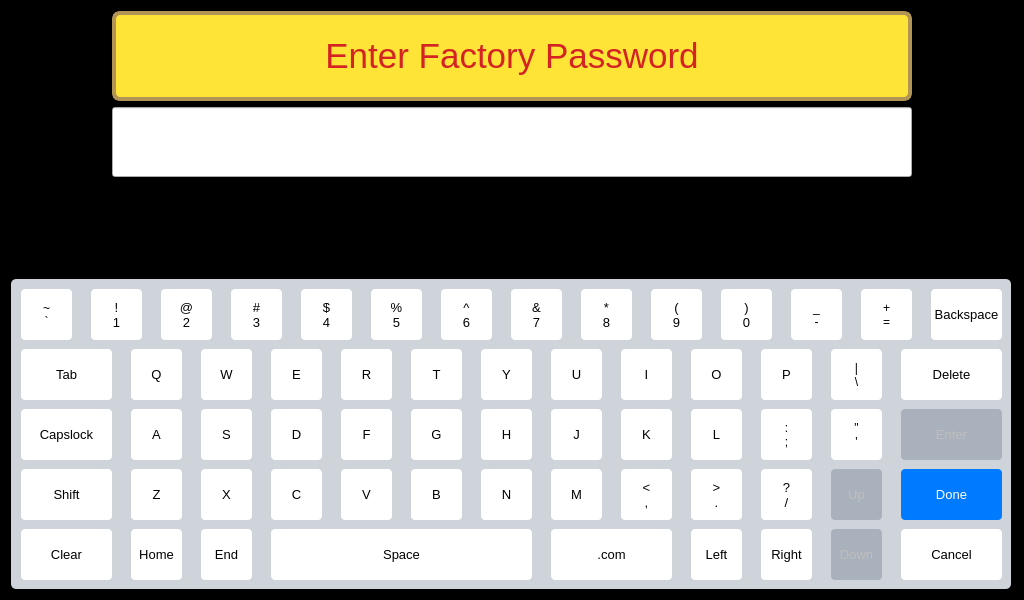
<?xml version="1.0" encoding="UTF-8"?>
<ui version="4.0">
 <class>KeyboardWidget</class>
 <widget class="QWidget" name="KeyboardWidget">
  <property name="geometry">
   <rect>
    <x>0</x>
    <y>0</y>
    <width>1024</width>
    <height>600</height>
   </rect>
  </property>
  <property name="sizePolicy">
   <sizepolicy hsizetype="Fixed" vsizetype="Fixed">
    <horstretch>0</horstretch>
    <verstretch>0</verstretch>
   </sizepolicy>
  </property>
  <property name="minimumSize">
   <size>
    <width>1024</width>
    <height>600</height>
   </size>
  </property>
  <property name="maximumSize">
   <size>
    <width>1024</width>
    <height>600</height>
   </size>
  </property>
  <property name="windowTitle">
   <string>Form</string>
  </property>
  <property name="styleSheet">
   <string notr="true">QWidget#KeyboardWidget {
background-color: black;
}</string>
  </property>
  <layout class="QVBoxLayout" name="verticalLayout">
   <item>
    <layout class="QHBoxLayout" name="horizontalLayout">
     <item>
      <spacer name="horizontalSpacer">
       <property name="orientation">
        <enum>Qt::Horizontal</enum>
       </property>
       <property name="sizeHint" stdset="0">
        <size>
         <width>40</width>
         <height>20</height>
        </size>
       </property>
      </spacer>
     </item>
     <item>
      <widget class="QLabel" name="Label">
       <property name="minimumSize">
        <size>
         <width>800</width>
         <height>90</height>
        </size>
       </property>
       <property name="maximumSize">
        <size>
         <width>16777215</width>
         <height>90</height>
        </size>
       </property>
       <property name="font">
        <font>
         <pointsize>26</pointsize>
        </font>
       </property>
       <property name="styleSheet">
        <string notr="true">background: rgb(255, 228, 56);
border: 4px solid rgb(178, 149, 84);
border-radius: 8px;
color: rgb(212, 35, 35);</string>
       </property>
       <property name="text">
        <string>Enter Factory Password</string>
       </property>
       <property name="alignment">
        <set>Qt::AlignCenter</set>
       </property>
      </widget>
     </item>
     <item>
      <spacer name="horizontalSpacer_2">
       <property name="orientation">
        <enum>Qt::Horizontal</enum>
       </property>
       <property name="sizeHint" stdset="0">
        <size>
         <width>40</width>
         <height>20</height>
        </size>
       </property>
      </spacer>
     </item>
    </layout>
   </item>
   <item>
    <layout class="QHBoxLayout" name="horizontalLayout_2">
     <item>
      <spacer name="horizontalSpacer_3">
       <property name="orientation">
        <enum>Qt::Horizontal</enum>
       </property>
       <property name="sizeHint" stdset="0">
        <size>
         <width>40</width>
         <height>20</height>
        </size>
       </property>
      </spacer>
     </item>
     <item>
      <widget class="QLineEdit" name="lineEdit">
       <property name="minimumSize">
        <size>
         <width>800</width>
         <height>70</height>
        </size>
       </property>
       <property name="maximumSize">
        <size>
         <width>16777215</width>
         <height>70</height>
        </size>
       </property>
       <property name="font">
        <font>
         <pointsize>26</pointsize>
        </font>
       </property>
       <property name="styleSheet">
        <string notr="true">padding: 0 18px;</string>
       </property>
      </widget>
     </item>
     <item>
      <spacer name="horizontalSpacer_4">
       <property name="orientation">
        <enum>Qt::Horizontal</enum>
       </property>
       <property name="sizeHint" stdset="0">
        <size>
         <width>40</width>
         <height>20</height>
        </size>
       </property>
      </spacer>
     </item>
    </layout>
   </item>
   <item>
    <spacer name="verticalSpacer">
     <property name="orientation">
      <enum>Qt::Vertical</enum>
     </property>
     <property name="sizeHint" stdset="0">
      <size>
       <width>20</width>
       <height>87</height>
      </size>
     </property>
    </spacer>
   </item>
   <item>
    <widget class="QWidget" name="keyboard" native="true">
     <property name="minimumSize">
      <size>
       <width>1000</width>
       <height>310</height>
      </size>
     </property>
     <property name="maximumSize">
      <size>
       <width>1000</width>
       <height>310</height>
      </size>
     </property>
     <property name="font">
      <font>
       <pointsize>10</pointsize>
      </font>
     </property>
     <property name="focusPolicy">
      <enum>Qt::NoFocus</enum>
     </property>
     <property name="styleSheet">
      <string notr="true">QWidget#keyboard {
background-color: rgb(207, 212, 218);
border-radius: 5px;
}

QPushButton {
background-color: white;
border-radius: 4px;
}

QPushButton:hover {
background-color: rgb(233, 233, 233);
}

QPushButton::checked {
background-color: lightgreen;
}

QPushButton:disabled {
background-color: rgb(169, 177, 188);
}</string>
     </property>
     <widget class="QPushButton" name="key_tab">
      <property name="geometry">
       <rect>
        <x>10</x>
        <y>70</y>
        <width>91</width>
        <height>51</height>
       </rect>
      </property>
      <property name="font">
       <font>
        <pointsize>10</pointsize>
       </font>
      </property>
      <property name="focusPolicy">
       <enum>Qt::NoFocus</enum>
      </property>
      <property name="text">
       <string>Tab</string>
      </property>
     </widget>
     <widget class="QPushButton" name="key_capslock">
      <property name="geometry">
       <rect>
        <x>10</x>
        <y>130</y>
        <width>91</width>
        <height>51</height>
       </rect>
      </property>
      <property name="font">
       <font>
        <pointsize>10</pointsize>
       </font>
      </property>
      <property name="focusPolicy">
       <enum>Qt::NoFocus</enum>
      </property>
      <property name="text">
       <string>Capslock</string>
      </property>
      <property name="checkable">
       <bool>true</bool>
      </property>
     </widget>
     <widget class="QPushButton" name="key_shift">
      <property name="geometry">
       <rect>
        <x>10</x>
        <y>190</y>
        <width>91</width>
        <height>51</height>
       </rect>
      </property>
      <property name="font">
       <font>
        <pointsize>10</pointsize>
       </font>
      </property>
      <property name="focusPolicy">
       <enum>Qt::NoFocus</enum>
      </property>
      <property name="text">
       <string>Shift</string>
      </property>
      <property name="checkable">
       <bool>true</bool>
      </property>
     </widget>
     <widget class="QPushButton" name="key_clear">
      <property name="geometry">
       <rect>
        <x>10</x>
        <y>250</y>
        <width>91</width>
        <height>51</height>
       </rect>
      </property>
      <property name="font">
       <font>
        <pointsize>10</pointsize>
       </font>
      </property>
      <property name="focusPolicy">
       <enum>Qt::NoFocus</enum>
      </property>
      <property name="text">
       <string>Clear</string>
      </property>
     </widget>
     <widget class="QPushButton" name="key_1">
      <property name="geometry">
       <rect>
        <x>80</x>
        <y>10</y>
        <width>51</width>
        <height>51</height>
       </rect>
      </property>
      <property name="font">
       <font>
        <pointsize>10</pointsize>
       </font>
      </property>
      <property name="focusPolicy">
       <enum>Qt::NoFocus</enum>
      </property>
      <property name="text">
       <string>!
1</string>
      </property>
     </widget>
     <widget class="QPushButton" name="key_2">
      <property name="geometry">
       <rect>
        <x>150</x>
        <y>10</y>
        <width>51</width>
        <height>51</height>
       </rect>
      </property>
      <property name="font">
       <font>
        <pointsize>10</pointsize>
       </font>
      </property>
      <property name="focusPolicy">
       <enum>Qt::NoFocus</enum>
      </property>
      <property name="text">
       <string>@
2</string>
      </property>
     </widget>
     <widget class="QPushButton" name="key_3">
      <property name="geometry">
       <rect>
        <x>220</x>
        <y>10</y>
        <width>51</width>
        <height>51</height>
       </rect>
      </property>
      <property name="font">
       <font>
        <pointsize>10</pointsize>
       </font>
      </property>
      <property name="focusPolicy">
       <enum>Qt::NoFocus</enum>
      </property>
      <property name="text">
       <string>#
3</string>
      </property>
     </widget>
     <widget class="QPushButton" name="key_4">
      <property name="geometry">
       <rect>
        <x>290</x>
        <y>10</y>
        <width>51</width>
        <height>51</height>
       </rect>
      </property>
      <property name="font">
       <font>
        <pointsize>10</pointsize>
       </font>
      </property>
      <property name="focusPolicy">
       <enum>Qt::NoFocus</enum>
      </property>
      <property name="text">
       <string>$
4</string>
      </property>
     </widget>
     <widget class="QPushButton" name="key_5">
      <property name="geometry">
       <rect>
        <x>360</x>
        <y>10</y>
        <width>51</width>
        <height>51</height>
       </rect>
      </property>
      <property name="font">
       <font>
        <pointsize>10</pointsize>
       </font>
      </property>
      <property name="focusPolicy">
       <enum>Qt::NoFocus</enum>
      </property>
      <property name="text">
       <string>%
5</string>
      </property>
     </widget>
     <widget class="QPushButton" name="key_6">
      <property name="geometry">
       <rect>
        <x>430</x>
        <y>10</y>
        <width>51</width>
        <height>51</height>
       </rect>
      </property>
      <property name="font">
       <font>
        <pointsize>10</pointsize>
       </font>
      </property>
      <property name="focusPolicy">
       <enum>Qt::NoFocus</enum>
      </property>
      <property name="text">
       <string>^
6</string>
      </property>
     </widget>
     <widget class="QPushButton" name="key_7">
      <property name="geometry">
       <rect>
        <x>500</x>
        <y>10</y>
        <width>51</width>
        <height>51</height>
       </rect>
      </property>
      <property name="font">
       <font>
        <pointsize>10</pointsize>
       </font>
      </property>
      <property name="focusPolicy">
       <enum>Qt::NoFocus</enum>
      </property>
      <property name="text">
       <string>&amp;&amp;
7</string>
      </property>
     </widget>
     <widget class="QPushButton" name="key_8">
      <property name="geometry">
       <rect>
        <x>570</x>
        <y>10</y>
        <width>51</width>
        <height>51</height>
       </rect>
      </property>
      <property name="font">
       <font>
        <pointsize>10</pointsize>
       </font>
      </property>
      <property name="focusPolicy">
       <enum>Qt::NoFocus</enum>
      </property>
      <property name="text">
       <string>*
8</string>
      </property>
     </widget>
     <widget class="QPushButton" name="key_9">
      <property name="geometry">
       <rect>
        <x>640</x>
        <y>10</y>
        <width>51</width>
        <height>51</height>
       </rect>
      </property>
      <property name="font">
       <font>
        <pointsize>10</pointsize>
       </font>
      </property>
      <property name="focusPolicy">
       <enum>Qt::NoFocus</enum>
      </property>
      <property name="text">
       <string>(
9</string>
      </property>
     </widget>
     <widget class="QPushButton" name="key_0">
      <property name="geometry">
       <rect>
        <x>710</x>
        <y>10</y>
        <width>51</width>
        <height>51</height>
       </rect>
      </property>
      <property name="font">
       <font>
        <pointsize>10</pointsize>
       </font>
      </property>
      <property name="focusPolicy">
       <enum>Qt::NoFocus</enum>
      </property>
      <property name="text">
       <string>)
0</string>
      </property>
     </widget>
     <widget class="QPushButton" name="key_backspace">
      <property name="geometry">
       <rect>
        <x>920</x>
        <y>10</y>
        <width>71</width>
        <height>51</height>
       </rect>
      </property>
      <property name="font">
       <font>
        <pointsize>10</pointsize>
       </font>
      </property>
      <property name="focusPolicy">
       <enum>Qt::NoFocus</enum>
      </property>
      <property name="text">
       <string>Backspace</string>
      </property>
     </widget>
     <widget class="QPushButton" name="key_q">
      <property name="geometry">
       <rect>
        <x>120</x>
        <y>70</y>
        <width>51</width>
        <height>51</height>
       </rect>
      </property>
      <property name="font">
       <font>
        <pointsize>10</pointsize>
       </font>
      </property>
      <property name="focusPolicy">
       <enum>Qt::NoFocus</enum>
      </property>
      <property name="text">
       <string>Q</string>
      </property>
     </widget>
     <widget class="QPushButton" name="key_w">
      <property name="geometry">
       <rect>
        <x>190</x>
        <y>70</y>
        <width>51</width>
        <height>51</height>
       </rect>
      </property>
      <property name="font">
       <font>
        <pointsize>10</pointsize>
       </font>
      </property>
      <property name="focusPolicy">
       <enum>Qt::NoFocus</enum>
      </property>
      <property name="text">
       <string>W</string>
      </property>
     </widget>
     <widget class="QPushButton" name="key_e">
      <property name="geometry">
       <rect>
        <x>260</x>
        <y>70</y>
        <width>51</width>
        <height>51</height>
       </rect>
      </property>
      <property name="font">
       <font>
        <pointsize>10</pointsize>
       </font>
      </property>
      <property name="focusPolicy">
       <enum>Qt::NoFocus</enum>
      </property>
      <property name="text">
       <string>E</string>
      </property>
     </widget>
     <widget class="QPushButton" name="key_r">
      <property name="geometry">
       <rect>
        <x>330</x>
        <y>70</y>
        <width>51</width>
        <height>51</height>
       </rect>
      </property>
      <property name="font">
       <font>
        <pointsize>10</pointsize>
       </font>
      </property>
      <property name="focusPolicy">
       <enum>Qt::NoFocus</enum>
      </property>
      <property name="text">
       <string>R</string>
      </property>
     </widget>
     <widget class="QPushButton" name="key_t">
      <property name="geometry">
       <rect>
        <x>400</x>
        <y>70</y>
        <width>51</width>
        <height>51</height>
       </rect>
      </property>
      <property name="font">
       <font>
        <pointsize>10</pointsize>
       </font>
      </property>
      <property name="focusPolicy">
       <enum>Qt::NoFocus</enum>
      </property>
      <property name="text">
       <string>T</string>
      </property>
     </widget>
     <widget class="QPushButton" name="key_y">
      <property name="geometry">
       <rect>
        <x>470</x>
        <y>70</y>
        <width>51</width>
        <height>51</height>
       </rect>
      </property>
      <property name="font">
       <font>
        <pointsize>10</pointsize>
       </font>
      </property>
      <property name="focusPolicy">
       <enum>Qt::NoFocus</enum>
      </property>
      <property name="text">
       <string>Y</string>
      </property>
     </widget>
     <widget class="QPushButton" name="key_u">
      <property name="geometry">
       <rect>
        <x>540</x>
        <y>70</y>
        <width>51</width>
        <height>51</height>
       </rect>
      </property>
      <property name="font">
       <font>
        <pointsize>10</pointsize>
       </font>
      </property>
      <property name="focusPolicy">
       <enum>Qt::NoFocus</enum>
      </property>
      <property name="text">
       <string>U</string>
      </property>
     </widget>
     <widget class="QPushButton" name="key_i">
      <property name="geometry">
       <rect>
        <x>610</x>
        <y>70</y>
        <width>51</width>
        <height>51</height>
       </rect>
      </property>
      <property name="font">
       <font>
        <pointsize>10</pointsize>
       </font>
      </property>
      <property name="focusPolicy">
       <enum>Qt::NoFocus</enum>
      </property>
      <property name="text">
       <string>I</string>
      </property>
     </widget>
     <widget class="QPushButton" name="key_o">
      <property name="geometry">
       <rect>
        <x>680</x>
        <y>70</y>
        <width>51</width>
        <height>51</height>
       </rect>
      </property>
      <property name="font">
       <font>
        <pointsize>10</pointsize>
       </font>
      </property>
      <property name="focusPolicy">
       <enum>Qt::NoFocus</enum>
      </property>
      <property name="text">
       <string>O</string>
      </property>
     </widget>
     <widget class="QPushButton" name="key_p">
      <property name="geometry">
       <rect>
        <x>750</x>
        <y>70</y>
        <width>51</width>
        <height>51</height>
       </rect>
      </property>
      <property name="font">
       <font>
        <pointsize>10</pointsize>
       </font>
      </property>
      <property name="focusPolicy">
       <enum>Qt::NoFocus</enum>
      </property>
      <property name="text">
       <string>P</string>
      </property>
     </widget>
     <widget class="QPushButton" name="key_a">
      <property name="geometry">
       <rect>
        <x>120</x>
        <y>130</y>
        <width>51</width>
        <height>51</height>
       </rect>
      </property>
      <property name="font">
       <font>
        <pointsize>10</pointsize>
       </font>
      </property>
      <property name="focusPolicy">
       <enum>Qt::NoFocus</enum>
      </property>
      <property name="text">
       <string>A</string>
      </property>
     </widget>
     <widget class="QPushButton" name="key_s">
      <property name="geometry">
       <rect>
        <x>190</x>
        <y>130</y>
        <width>51</width>
        <height>51</height>
       </rect>
      </property>
      <property name="font">
       <font>
        <pointsize>10</pointsize>
       </font>
      </property>
      <property name="focusPolicy">
       <enum>Qt::NoFocus</enum>
      </property>
      <property name="text">
       <string>S</string>
      </property>
     </widget>
     <widget class="QPushButton" name="key_d">
      <property name="geometry">
       <rect>
        <x>260</x>
        <y>130</y>
        <width>51</width>
        <height>51</height>
       </rect>
      </property>
      <property name="font">
       <font>
        <pointsize>10</pointsize>
       </font>
      </property>
      <property name="focusPolicy">
       <enum>Qt::NoFocus</enum>
      </property>
      <property name="text">
       <string>D</string>
      </property>
     </widget>
     <widget class="QPushButton" name="key_f">
      <property name="geometry">
       <rect>
        <x>330</x>
        <y>130</y>
        <width>51</width>
        <height>51</height>
       </rect>
      </property>
      <property name="font">
       <font>
        <pointsize>10</pointsize>
       </font>
      </property>
      <property name="focusPolicy">
       <enum>Qt::NoFocus</enum>
      </property>
      <property name="text">
       <string>F</string>
      </property>
     </widget>
     <widget class="QPushButton" name="key_g">
      <property name="geometry">
       <rect>
        <x>400</x>
        <y>130</y>
        <width>51</width>
        <height>51</height>
       </rect>
      </property>
      <property name="font">
       <font>
        <pointsize>10</pointsize>
       </font>
      </property>
      <property name="focusPolicy">
       <enum>Qt::NoFocus</enum>
      </property>
      <property name="text">
       <string>G</string>
      </property>
     </widget>
     <widget class="QPushButton" name="key_h">
      <property name="geometry">
       <rect>
        <x>470</x>
        <y>130</y>
        <width>51</width>
        <height>51</height>
       </rect>
      </property>
      <property name="font">
       <font>
        <pointsize>10</pointsize>
       </font>
      </property>
      <property name="focusPolicy">
       <enum>Qt::NoFocus</enum>
      </property>
      <property name="text">
       <string>H</string>
      </property>
     </widget>
     <widget class="QPushButton" name="key_j">
      <property name="geometry">
       <rect>
        <x>540</x>
        <y>130</y>
        <width>51</width>
        <height>51</height>
       </rect>
      </property>
      <property name="font">
       <font>
        <pointsize>10</pointsize>
       </font>
      </property>
      <property name="focusPolicy">
       <enum>Qt::NoFocus</enum>
      </property>
      <property name="text">
       <string>J</string>
      </property>
     </widget>
     <widget class="QPushButton" name="key_k">
      <property name="geometry">
       <rect>
        <x>610</x>
        <y>130</y>
        <width>51</width>
        <height>51</height>
       </rect>
      </property>
      <property name="font">
       <font>
        <pointsize>10</pointsize>
       </font>
      </property>
      <property name="focusPolicy">
       <enum>Qt::NoFocus</enum>
      </property>
      <property name="text">
       <string>K</string>
      </property>
     </widget>
     <widget class="QPushButton" name="key_l">
      <property name="geometry">
       <rect>
        <x>680</x>
        <y>130</y>
        <width>51</width>
        <height>51</height>
       </rect>
      </property>
      <property name="font">
       <font>
        <pointsize>10</pointsize>
       </font>
      </property>
      <property name="focusPolicy">
       <enum>Qt::NoFocus</enum>
      </property>
      <property name="text">
       <string>L</string>
      </property>
     </widget>
     <widget class="QPushButton" name="key_z">
      <property name="geometry">
       <rect>
        <x>120</x>
        <y>190</y>
        <width>51</width>
        <height>51</height>
       </rect>
      </property>
      <property name="font">
       <font>
        <pointsize>10</pointsize>
       </font>
      </property>
      <property name="focusPolicy">
       <enum>Qt::NoFocus</enum>
      </property>
      <property name="text">
       <string>Z</string>
      </property>
     </widget>
     <widget class="QPushButton" name="key_x">
      <property name="geometry">
       <rect>
        <x>190</x>
        <y>190</y>
        <width>51</width>
        <height>51</height>
       </rect>
      </property>
      <property name="font">
       <font>
        <pointsize>10</pointsize>
       </font>
      </property>
      <property name="focusPolicy">
       <enum>Qt::NoFocus</enum>
      </property>
      <property name="text">
       <string>X</string>
      </property>
     </widget>
     <widget class="QPushButton" name="key_c">
      <property name="geometry">
       <rect>
        <x>260</x>
        <y>190</y>
        <width>51</width>
        <height>51</height>
       </rect>
      </property>
      <property name="font">
       <font>
        <pointsize>10</pointsize>
       </font>
      </property>
      <property name="focusPolicy">
       <enum>Qt::NoFocus</enum>
      </property>
      <property name="text">
       <string>C</string>
      </property>
     </widget>
     <widget class="QPushButton" name="key_v">
      <property name="geometry">
       <rect>
        <x>330</x>
        <y>190</y>
        <width>51</width>
        <height>51</height>
       </rect>
      </property>
      <property name="font">
       <font>
        <pointsize>10</pointsize>
       </font>
      </property>
      <property name="focusPolicy">
       <enum>Qt::NoFocus</enum>
      </property>
      <property name="text">
       <string>V</string>
      </property>
     </widget>
     <widget class="QPushButton" name="key_b">
      <property name="geometry">
       <rect>
        <x>400</x>
        <y>190</y>
        <width>51</width>
        <height>51</height>
       </rect>
      </property>
      <property name="font">
       <font>
        <pointsize>10</pointsize>
       </font>
      </property>
      <property name="focusPolicy">
       <enum>Qt::NoFocus</enum>
      </property>
      <property name="text">
       <string>B</string>
      </property>
     </widget>
     <widget class="QPushButton" name="key_n">
      <property name="geometry">
       <rect>
        <x>470</x>
        <y>190</y>
        <width>51</width>
        <height>51</height>
       </rect>
      </property>
      <property name="font">
       <font>
        <pointsize>10</pointsize>
       </font>
      </property>
      <property name="focusPolicy">
       <enum>Qt::NoFocus</enum>
      </property>
      <property name="text">
       <string>N</string>
      </property>
     </widget>
     <widget class="QPushButton" name="key_m">
      <property name="geometry">
       <rect>
        <x>540</x>
        <y>190</y>
        <width>51</width>
        <height>51</height>
       </rect>
      </property>
      <property name="font">
       <font>
        <pointsize>10</pointsize>
       </font>
      </property>
      <property name="focusPolicy">
       <enum>Qt::NoFocus</enum>
      </property>
      <property name="text">
       <string>M</string>
      </property>
     </widget>
     <widget class="QPushButton" name="key_comma">
      <property name="geometry">
       <rect>
        <x>610</x>
        <y>190</y>
        <width>51</width>
        <height>51</height>
       </rect>
      </property>
      <property name="font">
       <font>
        <pointsize>10</pointsize>
       </font>
      </property>
      <property name="focusPolicy">
       <enum>Qt::NoFocus</enum>
      </property>
      <property name="text">
       <string>&lt;
,</string>
      </property>
     </widget>
     <widget class="QPushButton" name="key_fullstop">
      <property name="geometry">
       <rect>
        <x>680</x>
        <y>190</y>
        <width>51</width>
        <height>51</height>
       </rect>
      </property>
      <property name="font">
       <font>
        <pointsize>10</pointsize>
       </font>
      </property>
      <property name="focusPolicy">
       <enum>Qt::NoFocus</enum>
      </property>
      <property name="text">
       <string>&gt;
.</string>
      </property>
     </widget>
     <widget class="QPushButton" name="key_slash">
      <property name="geometry">
       <rect>
        <x>750</x>
        <y>190</y>
        <width>51</width>
        <height>51</height>
       </rect>
      </property>
      <property name="font">
       <font>
        <pointsize>10</pointsize>
       </font>
      </property>
      <property name="focusPolicy">
       <enum>Qt::NoFocus</enum>
      </property>
      <property name="text">
       <string>?
/</string>
      </property>
     </widget>
     <widget class="QPushButton" name="key_space">
      <property name="geometry">
       <rect>
        <x>260</x>
        <y>250</y>
        <width>261</width>
        <height>51</height>
       </rect>
      </property>
      <property name="font">
       <font>
        <pointsize>10</pointsize>
       </font>
      </property>
      <property name="focusPolicy">
       <enum>Qt::NoFocus</enum>
      </property>
      <property name="text">
       <string>Space</string>
      </property>
     </widget>
     <widget class="QPushButton" name="key_com">
      <property name="geometry">
       <rect>
        <x>540</x>
        <y>250</y>
        <width>121</width>
        <height>51</height>
       </rect>
      </property>
      <property name="font">
       <font>
        <pointsize>10</pointsize>
       </font>
      </property>
      <property name="focusPolicy">
       <enum>Qt::NoFocus</enum>
      </property>
      <property name="text">
       <string>.com</string>
      </property>
     </widget>
     <widget class="QPushButton" name="key_delete">
      <property name="geometry">
       <rect>
        <x>890</x>
        <y>70</y>
        <width>101</width>
        <height>51</height>
       </rect>
      </property>
      <property name="font">
       <font>
        <pointsize>10</pointsize>
       </font>
      </property>
      <property name="focusPolicy">
       <enum>Qt::NoFocus</enum>
      </property>
      <property name="text">
       <string>Delete</string>
      </property>
     </widget>
     <widget class="QPushButton" name="key_enter">
      <property name="enabled">
       <bool>false</bool>
      </property>
      <property name="geometry">
       <rect>
        <x>890</x>
        <y>130</y>
        <width>101</width>
        <height>51</height>
       </rect>
      </property>
      <property name="font">
       <font>
        <pointsize>10</pointsize>
       </font>
      </property>
      <property name="focusPolicy">
       <enum>Qt::NoFocus</enum>
      </property>
      <property name="text">
       <string>Enter</string>
      </property>
     </widget>
     <widget class="QPushButton" name="key_accept">
      <property name="geometry">
       <rect>
        <x>890</x>
        <y>190</y>
        <width>101</width>
        <height>51</height>
       </rect>
      </property>
      <property name="font">
       <font>
        <pointsize>10</pointsize>
       </font>
      </property>
      <property name="focusPolicy">
       <enum>Qt::NoFocus</enum>
      </property>
      <property name="styleSheet">
       <string notr="true">QPushButton#key_accept {
background-color: rgb(0, 122, 255);
color: white;
}

QPushButton#key_accept:hover {
background-color: rgb(30, 152, 255);
}</string>
      </property>
      <property name="text">
       <string>Done</string>
      </property>
     </widget>
     <widget class="QPushButton" name="key_reject">
      <property name="geometry">
       <rect>
        <x>890</x>
        <y>250</y>
        <width>101</width>
        <height>51</height>
       </rect>
      </property>
      <property name="font">
       <font>
        <pointsize>10</pointsize>
       </font>
      </property>
      <property name="focusPolicy">
       <enum>Qt::NoFocus</enum>
      </property>
      <property name="text">
       <string>Cancel</string>
      </property>
     </widget>
     <widget class="QPushButton" name="key_up">
      <property name="enabled">
       <bool>false</bool>
      </property>
      <property name="geometry">
       <rect>
        <x>820</x>
        <y>190</y>
        <width>51</width>
        <height>51</height>
       </rect>
      </property>
      <property name="font">
       <font>
        <pointsize>10</pointsize>
       </font>
      </property>
      <property name="focusPolicy">
       <enum>Qt::NoFocus</enum>
      </property>
      <property name="text">
       <string>Up</string>
      </property>
     </widget>
     <widget class="QPushButton" name="key_down">
      <property name="enabled">
       <bool>false</bool>
      </property>
      <property name="geometry">
       <rect>
        <x>820</x>
        <y>250</y>
        <width>51</width>
        <height>51</height>
       </rect>
      </property>
      <property name="font">
       <font>
        <pointsize>10</pointsize>
       </font>
      </property>
      <property name="focusPolicy">
       <enum>Qt::NoFocus</enum>
      </property>
      <property name="text">
       <string>Down</string>
      </property>
     </widget>
     <widget class="QPushButton" name="key_left">
      <property name="geometry">
       <rect>
        <x>680</x>
        <y>250</y>
        <width>51</width>
        <height>51</height>
       </rect>
      </property>
      <property name="font">
       <font>
        <pointsize>10</pointsize>
       </font>
      </property>
      <property name="focusPolicy">
       <enum>Qt::NoFocus</enum>
      </property>
      <property name="text">
       <string>Left</string>
      </property>
     </widget>
     <widget class="QPushButton" name="key_right">
      <property name="geometry">
       <rect>
        <x>750</x>
        <y>250</y>
        <width>51</width>
        <height>51</height>
       </rect>
      </property>
      <property name="font">
       <font>
        <pointsize>10</pointsize>
       </font>
      </property>
      <property name="focusPolicy">
       <enum>Qt::NoFocus</enum>
      </property>
      <property name="text">
       <string>Right</string>
      </property>
     </widget>
     <widget class="QPushButton" name="key_home">
      <property name="geometry">
       <rect>
        <x>120</x>
        <y>250</y>
        <width>51</width>
        <height>51</height>
       </rect>
      </property>
      <property name="font">
       <font>
        <pointsize>10</pointsize>
       </font>
      </property>
      <property name="focusPolicy">
       <enum>Qt::NoFocus</enum>
      </property>
      <property name="text">
       <string>Home</string>
      </property>
     </widget>
     <widget class="QPushButton" name="key_end">
      <property name="geometry">
       <rect>
        <x>190</x>
        <y>250</y>
        <width>51</width>
        <height>51</height>
       </rect>
      </property>
      <property name="font">
       <font>
        <pointsize>10</pointsize>
       </font>
      </property>
      <property name="focusPolicy">
       <enum>Qt::NoFocus</enum>
      </property>
      <property name="text">
       <string>End</string>
      </property>
     </widget>
     <widget class="QPushButton" name="key_accent">
      <property name="geometry">
       <rect>
        <x>10</x>
        <y>10</y>
        <width>51</width>
        <height>51</height>
       </rect>
      </property>
      <property name="focusPolicy">
       <enum>Qt::NoFocus</enum>
      </property>
      <property name="text">
       <string>~
`</string>
      </property>
     </widget>
     <widget class="QPushButton" name="key_minus">
      <property name="geometry">
       <rect>
        <x>780</x>
        <y>10</y>
        <width>51</width>
        <height>51</height>
       </rect>
      </property>
      <property name="focusPolicy">
       <enum>Qt::NoFocus</enum>
      </property>
      <property name="text">
       <string>_
-</string>
      </property>
     </widget>
     <widget class="QPushButton" name="key_equal">
      <property name="geometry">
       <rect>
        <x>850</x>
        <y>10</y>
        <width>51</width>
        <height>51</height>
       </rect>
      </property>
      <property name="focusPolicy">
       <enum>Qt::NoFocus</enum>
      </property>
      <property name="text">
       <string>+
=</string>
      </property>
     </widget>
     <widget class="QPushButton" name="key_semicolon">
      <property name="geometry">
       <rect>
        <x>750</x>
        <y>130</y>
        <width>51</width>
        <height>51</height>
       </rect>
      </property>
      <property name="focusPolicy">
       <enum>Qt::NoFocus</enum>
      </property>
      <property name="text">
       <string>:
;</string>
      </property>
     </widget>
     <widget class="QPushButton" name="key_apos">
      <property name="geometry">
       <rect>
        <x>820</x>
        <y>130</y>
        <width>51</width>
        <height>51</height>
       </rect>
      </property>
      <property name="focusPolicy">
       <enum>Qt::NoFocus</enum>
      </property>
      <property name="text">
       <string>&quot;
'</string>
      </property>
     </widget>
     <widget class="QPushButton" name="key_backslash">
      <property name="geometry">
       <rect>
        <x>820</x>
        <y>70</y>
        <width>51</width>
        <height>51</height>
       </rect>
      </property>
      <property name="focusPolicy">
       <enum>Qt::NoFocus</enum>
      </property>
      <property name="text">
       <string>|
\</string>
      </property>
     </widget>
    </widget>
   </item>
  </layout>
 </widget>
 <resources/>
 <connections/>
</ui>
